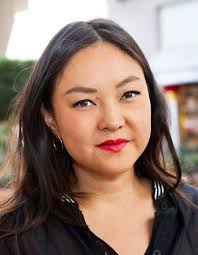
#> input picture yeux/clignement/test.jpg, 198 x 255 px, given in place of the camera
$ python yeux_avec_tresh.py   (older library calls are emulated)
#> lines starting #> are read from the running program, lines starting #| are printed output that depends on the picture
import numpy as np
import cv2
from PIL import Image
import os


def eyes_detection_config(roi_gray, eyescascade):
    """Eyes detection with the following configuration:
    the frame (here a crop of the frame does not gray),
    the pyragmidal image, the minimum number of neighbors,
    the size and the version of the haar"""

    eyes = eyescascade.detectMultiScale(
        roi_gray,
        scaleFactor=1.5,
        minNeighbors=1,
        minSize=(40, 40),
        flags=cv2.CASCADE_SCALE_IMAGE
    )
    return eyes


def face_detection_config(gray, facecascade):
    """Face detection with the following configuration:
    the frame (here a crop of the frame does not gray),
    the pyragmidal image, the minimum number of neighbors,
    the size and the version of the haar"""

    faces = facecascade.detectMultiScale(
        gray,
        scaleFactor=1.3,
        minNeighbors=1,
        minSize=(30, 30),
        flags=cv2.CASCADE_SCALE_IMAGE
    )
    return faces


def cropage(frame, x, y, w, h, oeil):
    crop = frame[y+20:y+h-20, x:x+w]
    cv2.imwrite(oeil, crop)
    zoom(oeil)

def zoom(image):
    img = Image.open(image)
    img = img.resize((500, 500), Image.ANTIALIAS).save(image)

def modify_picture(image):

    gray = cv2.cvtColor(image, cv2.COLOR_BGR2GRAY)
    gauss = cv2.GaussianBlur(gray, (41, 41), 0)
    ret,thresh = cv2.threshold(gauss,127,255,cv2.THRESH_BINARY)

    try:
        contours, hierarchy = cv2.findContours(thresh, cv2.RETR_TREE, cv2.CHAIN_APPROX_SIMPLE)
        cv2.drawContours(image, contours, 1, (0,0,255), 3)

        cv2.imshow('RIGHT', image)
    except:
        pass


eyescascade = cv2.CascadeClassifier("haar/haarcascade_lefteye_2splits.xml")
facecascade = cv2.CascadeClassifier("haar/haarcascade_frontalface_alt2.xml")

video = cv2.VideoCapture(0)

while(True):
    ret, frame = video.read()
#> frame is the input picture: shape (255, 198, 3); mean B, G, R 110, 121.2, 143.9

    gray = cv2.cvtColor(frame, cv2.COLOR_BGR2GRAY)
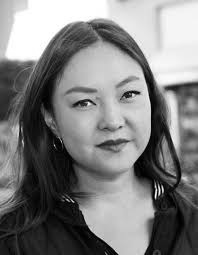
#> gray: shape (255, 198); min 0, max 255, mean 126.7
    faces = face_detection_config(gray, facecascade)
#> in face_detection_config, `faces = facecascade.detectMultiScale( gray, scaleFactor=1.3, minNeighb..`: faces = [[52, 54, 116, 116]]
#> faces = [[52, 54, 116, 116]]

    for x1, y1, w1, h1 in faces:
        roi_gray = gray[y1:y1+h1, x1:x1+w1]
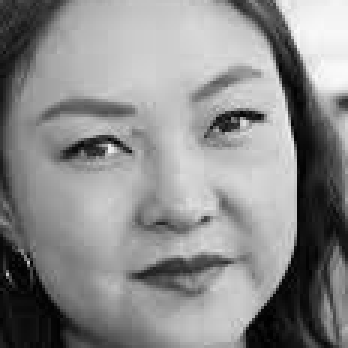
#> roi_gray: shape (116, 116) (shown 3 times larger); min 0, max 251, mean 139
        roi_color = frame[y1:y1+h1, x1:x1+w1]
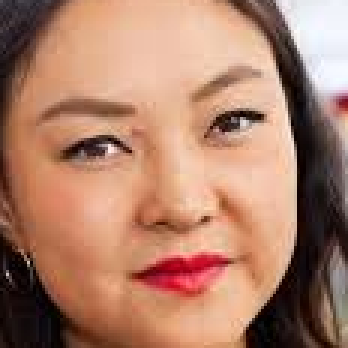
#> roi_color: shape (116, 116, 3) (shown 3 times larger); mean B, G, R 106.2, 127.7, 173.7

        eyes = eyes_detection_config(roi_gray, eyescascade)
#> in eyes_detection_config, `eyes = eyescascade.detectMultiScale( roi_gray, scaleFactor=1.5, minNei..`: eyes = ()
#> eyes = ()

        counter = 0
        for x, y, w, h in eyes:
            if counter == 0:
                cropage(roi_color, x, y, w, h, "droit.jpg")

            elif counter == 1:
                cropage(roi_color, x, y, w, h, "gauche.jpg")

            counter += 1


    droite = cv2.imread("droit.jpg")
#> (the run stopped early here; a loop or call above may not have finished)
